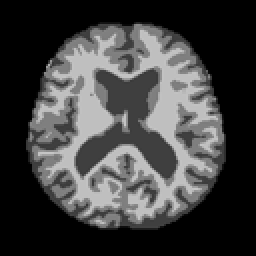
#> input picture dementia_pca_project/dataset/healthy/OAS1_0001_MR1.gif, 128 x 128 px (shown 2 times larger); its folder holds only this picture in this run
$ python ImageProcessing.py
#> lines starting #> are read from the running program, lines starting #| are printed output that depends on the picture; after the words box and inside, x2 and y2 are one past the last pixel; in counts of white or black regions, pixels touching at a corner belong together
#> in show_sample_images, raw_img is the input picture: shape (128, 128, 3); min 0, max 200, mean 64
import os
import numpy as np
import matplotlib.pyplot as plt
import imageio.v2 as imageio
from scipy import ndimage as ndi

def apply_image_processing(img):
    # If RGB (3 channels), convert to grayscale
    if img.ndim == 3 and img.shape[2] == 3:
        img = img.astype(np.float32)
        img = 0.2989 * img[:, :, 0] + 0.5870 * img[:, :, 1] + 0.1140 * img[:, :, 2]
#> img: shape (128, 128) float32
    elif img.ndim == 2:
        img = img.astype(np.float32)
    else:
        raise ValueError(f"Unsupported image shape: {img.shape}")

    img /= 255.0  # Normalize to [0, 1]

    # Apply brain mask
    mask = img > 0.1
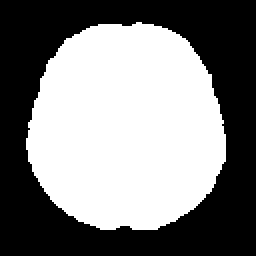
#> mask: shape (128, 128) bool (shown 2 times larger); 50.3% white; 1 black region, box (x1, y1, x2, y2) and area: (0, 0, 128, 128) 8151
    img *= mask
#> img: shape (128, 128) float32; min 0, max 0.784, mean 0.25

    # Smooth with Gaussian blur
    img_smooth = ndi.gaussian_filter(img, sigma=1)
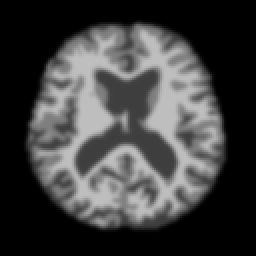
#> img_smooth: shape (128, 128) float32 (shown 2 times larger); min 0, max 0.749, mean 0.25

    # Sharpen with Laplacian
    laplace_kernel = np.array([[0, -1, 0],
                                [-1, 4, -1],
                                [0, -1, 0]])
    laplace = ndi.convolve(img_smooth, laplace_kernel)
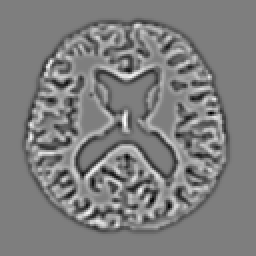
#> laplace: shape (128, 128) float32 (shown 2 times larger); min -0.18, max 0.184, mean 0; drawn with min black and max white
    img_sharp = np.clip(img_smooth + laplace, 0, 1)

    # Feature detection (Sobel)
    gx = ndi.sobel(img_sharp, axis=0)
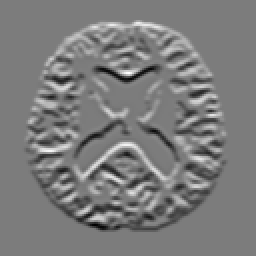
#> gx: shape (128, 128) float32 (shown 2 times larger); min -2.12, max 2.24, mean -1.86e-09; drawn with min black and max white
    gy = ndi.sobel(img_sharp, axis=1)
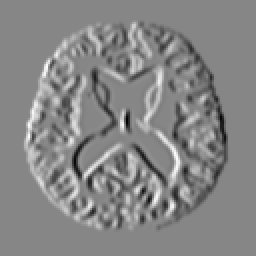
#> gy: shape (128, 128) float32 (shown 2 times larger); min -2.19, max 1.96, mean -2.87e-10; drawn with min black and max white
    gradient_mag = np.hypot(gx, gy)
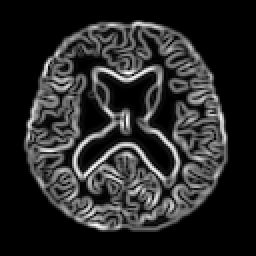
#> gradient_mag: shape (128, 128) float32 (shown 2 times larger); min 0, max 2.26, mean 0.358; drawn with min black and max white

    # Spatial transformation (2D rotation)
    theta = np.deg2rad(5)
    rot_matrix = np.array([[np.cos(theta), -np.sin(theta)],
                           [np.sin(theta),  np.cos(theta)]])
    coords = np.indices(img.shape).reshape(2, -1)
    coords_centered = coords - np.array(img.shape).reshape(2, 1) / 2
    rotated_coords = rot_matrix @ coords_centered
    rotated_coords += np.array(img.shape).reshape(2, 1) / 2
    rotated_coords = rotated_coords.reshape(2, *img.shape)

    img_rotated = ndi.map_coordinates(gradient_mag, rotated_coords, order=1, mode='reflect')
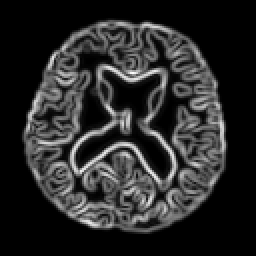
#> img_rotated: shape (128, 128) float32 (shown 2 times larger); min 0, max 2.19, mean 0.358; drawn with min black and max white

    return img_rotated

def show_sample_images(folder_path, title, num_images=5):
    """
    Displays processed MRI slices after masking, filtering, sharpening, rotation.
    """
    filenames = sorted([f for f in os.listdir(folder_path) if f.endswith('.gif')])
    plt.figure(figsize=(15, 3))

    for i, filename in enumerate(filenames[:num_images]):
        img_path = os.path.join(folder_path, filename)
        raw_img = imageio.imread(img_path)
        processed_img = apply_image_processing(raw_img)

        plt.subplot(1, num_images, i + 1)
        plt.imshow(processed_img, cmap='gray')
        plt.axis('off')
        plt.title(f"{filename[:10]}...")

    plt.suptitle(title)
    plt.tight_layout()
    plt.show()


def load_images_from_folder(folder_path):
    """
    Loads MRI slices from a folder, applies preprocessing and flattens each image into a vector.
    This preserves explicit linear algebra structure: images → row vectors in data matrix.
    """
    image_vectors = []

    for filename in sorted(os.listdir(folder_path)):
        if filename.endswith('.gif'):
            path = os.path.join(folder_path, filename)
            img = imageio.imread(path)
            processed = apply_image_processing(img)
            vectorized = processed.flatten()  # 2D matrix to 1D vector
            image_vectors.append(vectorized)

    return np.array(image_vectors)  # Matrix of shape (n_samples, n_pixels)


# === Display processed samples ===
show_sample_images("dataset/healthy", " Processed Healthy Brain Samples")
show_sample_images("dataset/mci", " Processed MCI Brain Samples")
#> (the run stopped early here; a loop or call above may not have finished)
